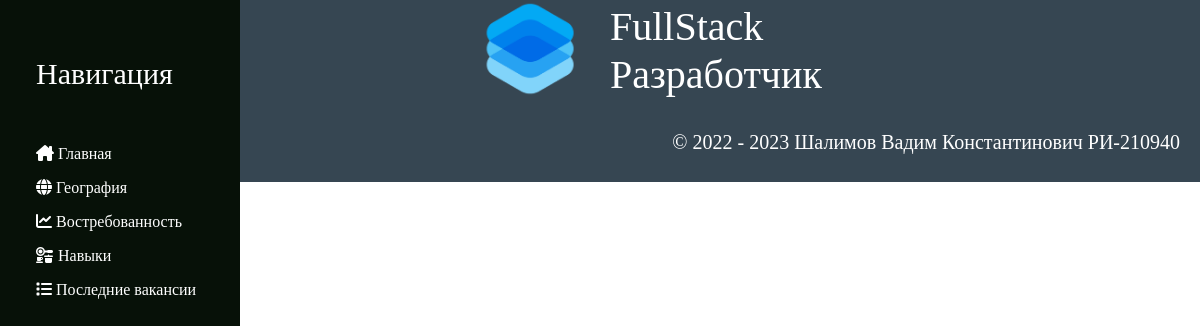
/skills, run on an earlier commit of the app's database.
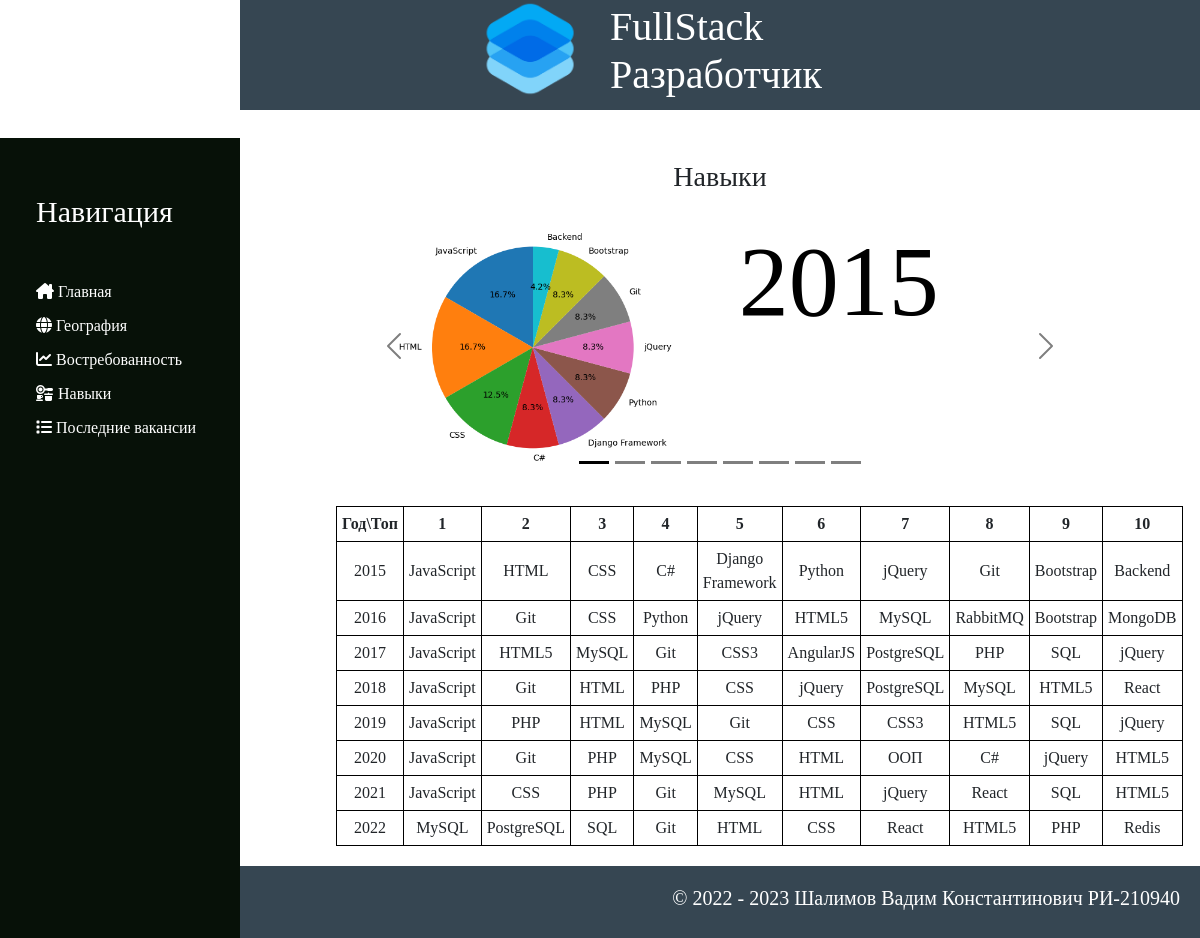
And on a later commit of the database.
### main/models.py (models this page shows, shortened)
class Skills(models.Model):
    title = models.CharField('Название', max_length=50, default='Название по умолчанию')
    full_text = models.TextField('Текст', blank="True")
    photo = models.ImageField(upload_to="static/photos", blank="True")
    date = models.DateTimeField('Дата публикации', auto_now_add=True)
    class Meta:
        verbose_name = 'Навыки'
        verbose_name_plural = 'Навыки'

### main/views.py (the view)
# urls.py: path('skills', views.skills, name="skills"),
def skills(request):
    return render(request, 'skills/skills.html', {"title" : "Навыки", "content": Skills.objects.all()})

### templates/skills/skills.html (shortened to what this page needs)
{% extends 'main/layout.html' %}
{% load static %}
{% block content %}
    {% for p in content%}
        <article class="main">
            <h3>{{p.title}}</h3>
            <div id="carousel" class="carousel carousel-dark slide" data-bs-ride="false">
                <div class="carousel-indicators">
                  <button type="button" data-bs-target="#carousel" data-bs-slide-to="0" class="active" aria-current="true" aria-label="Slide 1"></button>
                  <button type="button" data-bs-target="#carousel" data-bs-slide-to="1" aria-label="Slide 2"></button>
                  <button type="button" data-bs-target="#carousel" data-bs-slide-to="2" aria-label="Slide 3"></button>
                  <button type="button" data-bs-target="#carousel" data-bs-slide-to="3" aria-label="Slide 4"></button>
                  <button type="button" data-bs-target="#carousel" data-bs-slide-to="4" aria-label="Slide 5"></button>
                  <button type="button" data-bs-target="#carousel" data-bs-slide-to="5" aria-label="Slide 6"></button>
                  <button type="button" data-bs-target="#carousel" data-bs-slide-to="6" aria-label="Slide 7"></button>
                  <button type="button" data-bs-target="#carousel" data-bs-slide-to="7" aria-label="Slide 8"></button>
                </div>
                <div class="carousel-inner">
                  <div class="carousel-item active">
                    <img src="{% static 'photos/2015.png' %}" class="d-block w-50" alt="2015">
                    <div class="carousel-caption d-none d-md-block">
                      <h5>2015</h5>
                    </div>
                  </div>
                </div>
                <button class="carousel-control-prev" type="button" data-bs-target="#carousel" data-bs-slide="prev">
                  <span class="carousel-control-prev-icon" aria-hidden="true"></span>
                </button>
                <button class="carousel-control-next" type="button" data-bs-target="#carousel" data-bs-slide="next">
                  <span class="carousel-control-next-icon" aria-hidden="true"></span>
                </button>
              </div>
            <p>{{p.full_text|safe}}</p>
        </article>
    {% endfor %}
{% endblock %}

What changed in the data, as far as the page shows it:
added Skills: title "Навыки", full_text "Год\\Топ 1 2 3 4 5 6 7 8 9 10 2015 JavaScript HTML CSS C# Django Framework Python jQuery Git Bootstrap Backend 2016 JavaScript Git CSS Python jQuery HTML5 MySQL RabbitMQ Bootstrap MongoDB 2017 JavaScript HTML5 MySQL Git CSS3 AngularJS PostgreSQL PHP SQL jQuery 2018 JavaScript Git HTML PHP CSS jQuery PostgreSQL MySQL HTML5 React 2019 JavaScript PHP HTML MySQL Git CSS CSS3 HTML5 SQL jQuery 2020 JavaScript Git PHP MySQL CSS HTML ООП C# jQuery HTML5 2021 JavaScript CSS PHP Git MySQL HTML jQuery React SQL HTML5 2022 MySQL PostgreSQL SQL Git HTML CSS React HTML5 PHP Redis"
